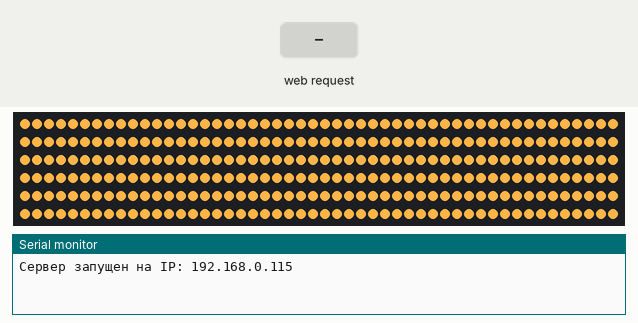
Recording of a sketch running on a simulated Arduino Uno, built for the host (arithmetic inside an expression is 32-bit, double 64-bit). Shown: 300 RGB LEDs in strip order, left to right, continuing on the next row, the last lines printed to the serial monitor. The test bench sets the inputs (shaded band). WiFi joins after 1.5 s; servers stay silent unless stated.

Above: at 1.2 s.
1.3 s: HTTP request GET /fire received
At 1.77 s:
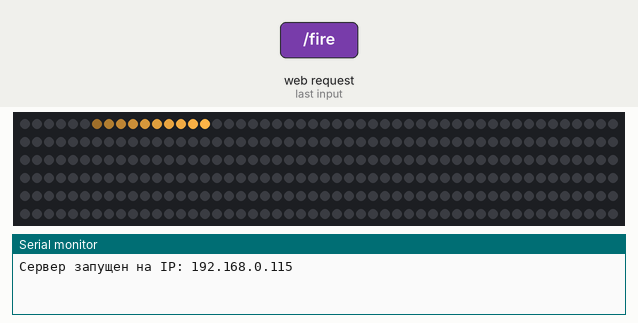
3.7 s: HTTP request GET /off received
5.2 s: HTTP request GET /rainbow received
At 5.36 s:
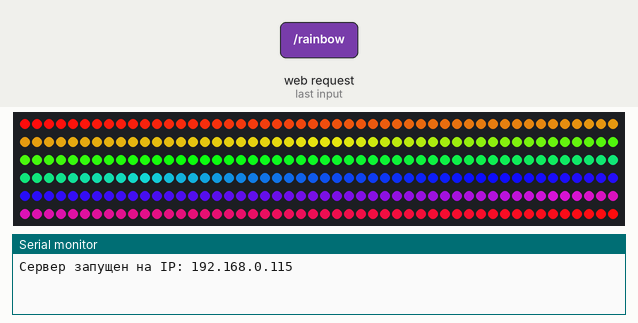
7.6 s: HTTP request GET /relay received
At 8.3 s:
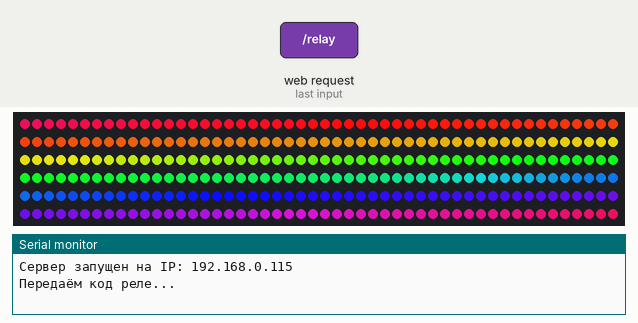
9.1 s: HTTP request GET /on received
At 9.9 s:
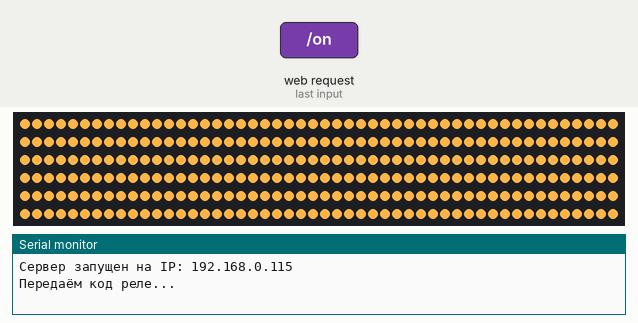
Timing chart, 0 to 11.6 s (numbered marks = the images above; inputs shaded):
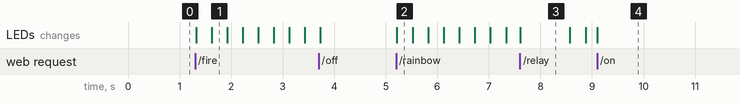

The sketch:

arduino.ino
```cpp
#include <SPI.h>
#include <Ethernet.h>
#include <FastLED.h>
#include <RCSwitch.h>

#define LED_PIN    6
#define LED_COUNT  300
#define DEFAULT_BRIGHTNESS 100

CRGB leds[LED_COUNT];

// Ethernet
byte mac[] = { 0x00, 0xAA, 0xBB, 0xCC, 0xDA, 0x02 };
IPAddress ip(192, 168, 0, 115);
EthernetServer server(80);

// RC Switch (433 МГц)
RCSwitch mySwitch = RCSwitch();
const unsigned long relayCode = 11868692;
const int txPin = 9;

// Глобальные значения цвета и яркости
int globalR = 255, globalG = 181, globalB = 71;
int userBrightness = DEFAULT_BRIGHTNESS;
bool needUpdateBrightness = true;

// Эффекты
enum EffectType { EFFECT_NONE, EFFECT_ON, EFFECT_OFF, EFFECT_FIRE, EFFECT_BOUNCE, EFFECT_DEFAULT, EFFECT_RAINBOW };
EffectType currentEffect = EFFECT_NONE;

unsigned long lastUpdateTime = 0;
const int updateInterval = 20;
int firePosition = 0;

// Для эффекта "туда-обратно"
enum BounceState { BOUNCE_OFF, BOUNCE_FORWARD, BOUNCE_PAUSE, BOUNCE_BACK };
BounceState bounceState = BOUNCE_OFF;
int bouncePos = 0;
unsigned long bounceTimer = 0;

// Для эффекта по умолчанию
enum DefaultMode { FILL, HOLD, FADE, WAIT_RELEASE };
DefaultMode defaultMode = FILL;
int filled = 0;
int fadeIdx = LED_COUNT - 1;

// Для радуги
int rainbowStep = 0;

// Для реле
unsigned long lastReceivedCode = 0;

// --- Яркость ---
void updateFastLEDBrightness() {
  FastLED.setBrightness(map(userBrightness, 0, 100, 0, 255));
}

// --- Цвет ---
void setAllGlobalColor() {
  for (int i = 0; i < LED_COUNT; i++)
    leds[i] = CRGB(globalR, globalG, globalB);
  FastLED.show();
}

// ==== ЭФФЕКТЫ ====

// Обычное включение (цвет по глобальным переменным)
void startOnEffect() {
  currentEffect = EFFECT_ON;
  setAllGlobalColor();
}

// Отключение
void startOffEffect() {
  currentEffect = EFFECT_OFF;
  fill_solid(leds, LED_COUNT, CRGB::Black);
  FastLED.show();
}

// "Огонь"
void startFireEffect() {
  currentEffect = EFFECT_FIRE;
  firePosition = 0;
  fill_solid(leds, LED_COUNT, CRGB::Black);
  FastLED.show();
}
void fireEffectLoop() {
  fill_solid(leds, LED_COUNT, CRGB::Black);
  for (int i = 0; i < 10; i++) {
    int pos = firePosition - i;
    if (pos >= 0 && pos < LED_COUNT) {
      int k = 255 - (i * 25);
      leds[pos].r = (globalR * k) / 255;
      leds[pos].g = (globalG * k) / 255;
      leds[pos].b = (globalB * k) / 255;
    }
  }
  FastLED.show();
  firePosition++;
  if (firePosition >= LED_COUNT) firePosition = 0;
}

// Туда-обратно
void startBounceEffect() {
  currentEffect = EFFECT_BOUNCE;
  bounceState = BOUNCE_FORWARD;
  bouncePos = 0;
  bounceTimer = millis();
  fill_solid(leds, LED_COUNT, CRGB::Black);
  FastLED.show();
}
void bounceEffectLoop() {
  switch (bounceState) {
    case BOUNCE_FORWARD:
      if (bouncePos < LED_COUNT) {
        leds[bouncePos] = CRGB(globalR, globalG, globalB);
        FastLED.show();
        bouncePos++;
      } else {
        bounceState = BOUNCE_PAUSE;
        bounceTimer = millis();
      }
      break;
    case BOUNCE_PAUSE:
      if (millis() - bounceTimer > 400) {
        bounceState = BOUNCE_BACK;
        bouncePos = LED_COUNT - 1;
      }
      break;
    case BOUNCE_BACK:
      if (bouncePos >= 0) {
        leds[bouncePos] = CRGB::Black;
        FastLED.show();
        bouncePos--;
      } else {
        bounceState = BOUNCE_OFF;
        startOffEffect();
      }
      break;
    case BOUNCE_OFF:
    default:
      break;
  }
}

// Анимация по умолчанию
void startDefaultEffect() {
  currentEffect = EFFECT_DEFAULT;
  defaultMode = FILL;
  filled = 0;
  fadeIdx = LED_COUNT - 1;
  fill_solid(leds, LED_COUNT, CRGB::Black);
  FastLED.show();
}
void defaultEffectLoop() {
  switch (defaultMode) {
    case FILL:
      if (filled < LED_COUNT) {
        leds[filled] = CRGB(globalR, globalG, globalB);
        FastLED.show();
        delay(20);
        filled++;
      } else {
        defaultMode = HOLD;
      }
      break;
    case HOLD:
      break;
    case FADE:
      if (fadeIdx >= 0) {
        leds[fadeIdx] = CRGB::Black;
        FastLED.show();
        delay(20);
        fadeIdx--;
      } else {
        defaultMode = WAIT_RELEASE;
      }
      break;
    case WAIT_RELEASE:
      break;
  }
}

// --- Радуга (Color Wipe Rainbow) ---
void startRainbowEffect() {
  currentEffect = EFFECT_RAINBOW;
  rainbowStep = 0;
}
void rainbowEffectLoop() {
  // Мягкая радуга по всей ленте, плавное смещение
  for (int i = 0; i < LED_COUNT; i++) {
    uint8_t hue = (rainbowStep + i * 256 / LED_COUNT) % 256;
    leds[i] = CHSV(hue, 200, 255); // 200 — насыщенность, 255 — max яркость
  }
  FastLED.show();
  rainbowStep = (rainbowStep + 2) % 256;
}

// --- Реле ---
void toggleRelay() {
  Serial.println(F("Передаём код реле..."));
  mySwitch.send(relayCode, 24);
  delay(500);
}

void setup() {
  Serial.begin(9600);

  FastLED.addLeds<WS2811, LED_PIN, GRB>(leds, LED_COUNT);
  updateFastLEDBrightness();
  setAllGlobalColor();

  Ethernet.begin(mac, ip);
  server.begin();
  Serial.print(F("Сервер запущен на IP: "));
  Serial.println(Ethernet.localIP());

  mySwitch.enableTransmit(txPin);
  mySwitch.enableReceive(0);
}

void loop() {
  EthernetClient client = server.available();
  if (client) {
    char request[100] = {0};
    byte idx = 0;

    while (client.connected()) {
      if (client.available()) {
        char c = client.read();
        if (idx < 99) request[idx++] = c;
        if (c == '\n') break;
      }
    }

    // --- Эффекты ---
    if (strstr(request, "GET /on")) startOnEffect();
    else if (strstr(request, "GET /off")) startOffEffect();
    else if (strstr(request, "GET /fire")) startFireEffect();
    else if (strstr(request, "GET /firebounce")) startBounceEffect();
    else if (strstr(request, "GET /default")) startDefaultEffect();
    else if (strstr(request, "GET /rainbow")) startRainbowEffect();
    else if (strstr(request, "GET /relay")) toggleRelay();
    else if (strstr(request, "GET /fade")) {
      if (currentEffect == EFFECT_DEFAULT && defaultMode == HOLD) defaultMode = FADE;
    }

    // --- Яркость ---
    if (strstr(request, "GET /brightness")) {
      char *valStr = strstr(request, "val=");
      if (valStr) {
        int val = atoi(valStr + 4);
        val = constrain(val, 0, 100);
        userBrightness = val;
        needUpdateBrightness = true;
      }
    }
    // --- Цвет ---
    if (strstr(request, "GET /color")) {
      int r = globalR, g = globalG, b = globalB;
      char *rStr = strstr(request, "r=");
      char *gStr = strstr(request, "g=");
      char *bStr = strstr(request, "b=");
      if (rStr) r = atoi(rStr + 2);
      if (gStr) g = atoi(gStr + 2);
      if (bStr) b = atoi(bStr + 2);
      r = constrain(r, 0, 255);
      g = constrain(g, 0, 255);
      b = constrain(b, 0, 255);
      globalR = r;
      globalG = g;
      globalB = b;
      setAllGlobalColor();
    }

    // --- Ответ клиенту (web demo) ---
    client.println(F("HTTP/1.1 200 OK"));
    client.println(F("Content-Type: text/html"));
    client.println(F("Connection: close"));
    client.println();
    client.println(F("<html><head><meta charset='utf-8'><title>Управление</title></head><body>"));
    client.println(F("<h2>Управление лентой и реле</h2>"));
    client.println(F("<button onclick=\"location.href='/on'\">Вкл ленту</button><br>"));
    client.println(F("<button onclick=\"location.href='/off'\">Выкл ленту</button><br>"));
    client.println(F("<button onclick=\"location.href='/fire'\">Огонь</button><br>"));
    client.println(F("<button onclick=\"location.href='/firebounce'\">Туда-обратно</button><br>"));
    client.println(F("<button onclick=\"location.href='/default'\">Эффект по умолчанию</button><br>"));
    client.println(F("<button onclick=\"location.href='/rainbow'\">Радуга</button><br>"));
    client.println(F("<button onclick=\"location.href='/fade'\">Затухание</button><br>"));
    client.println(F("<button onclick=\"location.href='/relay'\">Реле</button><br>"));
    client.println(F("<button onclick=\"location.href='/brightness?val=50'\">Яркость 50%</button><br>"));
    client.println(F("<button onclick=\"location.href='/color?r=0&g=255&b=0'\">Зелёный</button><br>"));
    client.print(F("<p>Последний код: "));
    client.print(lastReceivedCode);
    client.println(F("</p></body></html>"));
    client.stop();
  }

  // RF433
  if (mySwitch.available()) {
    unsigned long code = mySwitch.getReceivedValue();
    lastReceivedCode = code;
    mySwitch.resetAvailable();
  }

  // Только если изменилась яркость — обновляем
  if (needUpdateBrightness) {
    updateFastLEDBrightness();
    needUpdateBrightness = false;
  }

  // --- Эффекты
  switch (currentEffect) {
    case EFFECT_FIRE:
      if (millis() - lastUpdateTime >= updateInterval) {
        lastUpdateTime = millis();
        fireEffectLoop();
      }
      break;
    case EFFECT_BOUNCE:
      if (millis() - bounceTimer >= 15) {
        bounceTimer = millis();
        bounceEffectLoop();
      }
      break;
    case EFFECT_DEFAULT:
      defaultEffectLoop();
      break;
    case EFFECT_RAINBOW:
      if (millis() - lastUpdateTime >= updateInterval) {
        lastUpdateTime = millis();
        rainbowEffectLoop();
      }
      break;
    default:
      break;
  }
}
```

Measured:
- after the input at 1.3 s, the LEDs: first change at once (image 1 shows a later state)
- after the input at 5.2 s, the LEDs: change at once (image 2)
- after the input at 9.1 s, the LEDs: change at once (image 4)
